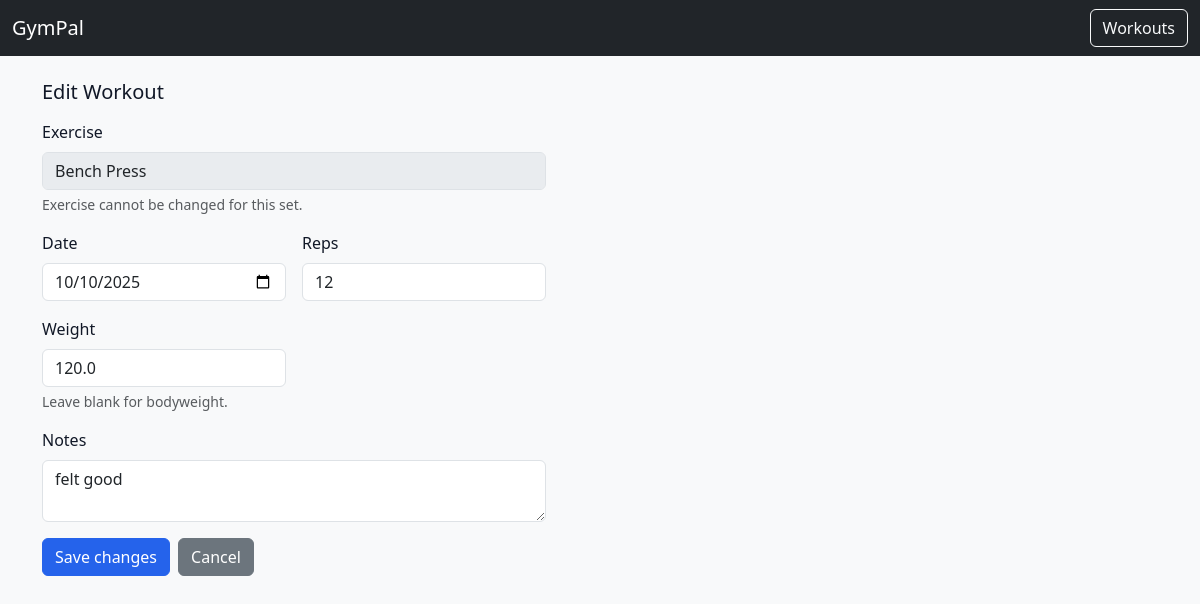
Before: /workouts/set/55/edit with the older database file.
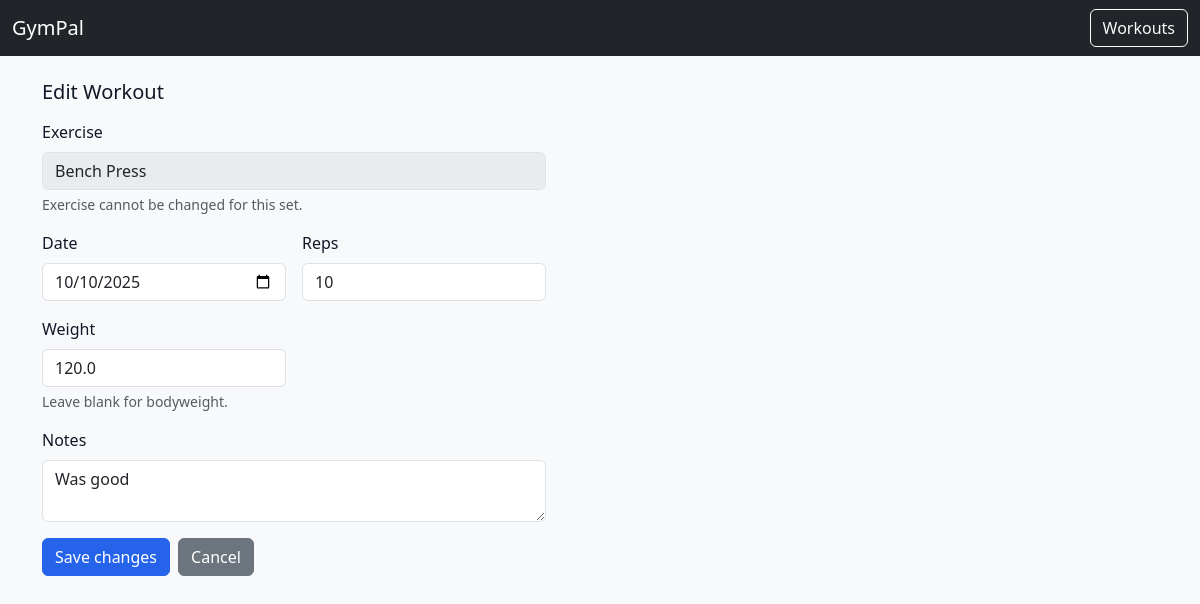
After: the same page with the newer database file.
### app.py (models this page shows)
class Base(DeclarativeBase):
    pass

class Set(Base):
    __tablename__ = "sets"
    id = Column(Integer, primary_key=True)
    workout_id = Column(Integer, ForeignKey("workouts.id"), nullable=False)
    exercise_id = Column(Integer, ForeignKey("exercises.id"), nullable=False)
    reps = Column(Integer, nullable=False)
    weight = Column(Float, nullable=True)
    workout = relationship("Workout", back_populates="sets")
    exercise = relationship("Exercise")

class Workout(Base):
    __tablename__ = "workouts"
    id = Column(Integer, primary_key=True)
    user_id = Column(Integer, ForeignKey("users.id"), nullable=False)
    date = Column(Date, default=date.today)
    notes = Column(String(255), default="")
    user = relationship("User", back_populates="workouts")
    sets = relationship("Set", back_populates="workout", cascade="all, delete-orphan")

### app.py (the view, shortened to what this page needs)
@app.route("/workouts/set/<int:set_id>/edit", methods=["GET", "POST"])
def edit_set(set_id: int):
    db = SessionLocal()
    try:
        user = get_user(db)
        s = db.get(Set, set_id)
        if not s:
            raise NotFound("Set not found")
        w = db.get(Workout, s.workout_id)
        if not w or w.user_id != user.id:
            raise NotFound("Set not found")
        ex_name = s.exercise.name if s.exercise else "Unknown"
        return render_template(
            "workout_edit_set.html",
            set_obj=s, workout=w, exercise_name=ex_name
        )
    finally:
        SessionLocal.remove()

### app.py (called while the page is built)
def get_user(session):
    u = session.query(User).filter_by(email="default@local").first()
    if not u:
        u = User(email="default@local")
        session.add(u); session.commit()
    return u

@app.after_request
def add_security_headers(resp):
    resp.headers["X-Content-Type-Options"] = "nosniff"
    resp.headers["X-Frame-Options"] = "DENY"
    resp.headers["Referrer-Policy"] = "no-referrer"
    resp.headers["Content-Security-Policy"] = (
        "default-src 'self'; "
        "script-src 'self' https://cdn.jsdelivr.net; "
        "style-src 'self' https://cdn.jsdelivr.net; "
        "img-src 'self' data:; "
        "connect-src 'self';"
    )
    return resp

### templates/workout_edit_set.html
{% extends "base.html" %}
{% block content %}
<h1 class="h5 mb-3">Edit Workout</h1>
<form method="post" class="row g-3" style="max-width: 520px;">
  <div class="col-12">
    <label class="form-label">Exercise</label>
    <input type="text" class="form-control" value="{{ exercise_name }}" disabled>
    <div class="form-text">Exercise cannot be changed for this set.</div>
  </div>
  <div class="col-md-6">
    <label for="date" class="form-label">Date</label>
    <input id="date" name="date" type="date" class="form-control"
           value="{{ workout.date.isoformat() }}">
  </div>
  <div class="col-md-6">
    <label for="reps" class="form-label">Reps</label>
    <input id="reps" name="reps" type="number" min="1" step="1" class="form-control"
           value="{{ set_obj.reps }}">
  </div>
  <div class="col-md-6">
    <label for="weight" class="form-label">Weight</label>
    <input id="weight" name="weight" type="number" min="0" step="0.5" class="form-control"
           value="{{ '' if set_obj.weight is none else set_obj.weight }}">
    <div class="form-text">Leave blank for bodyweight.</div>
  </div>
  <div class="col-12">
    <label for="notes" class="form-label">Notes</label>
    <textarea id="notes" name="notes" class="form-control" rows="2">{{ workout.notes or '' }}</textarea>
  </div>
  <div class="col-12 d-flex gap-2">
    <button type="submit" class="btn btn-primary">Save changes</button>
    <a href="{{ url_for('workouts') }}" class="btn btn-secondary">Cancel</a>
  </div>
</form>
{% endblock %}

Changed rows visible on the page:
changed Workout: notes "felt good" → "Was good"
changed Set: reps "12" → "10"
